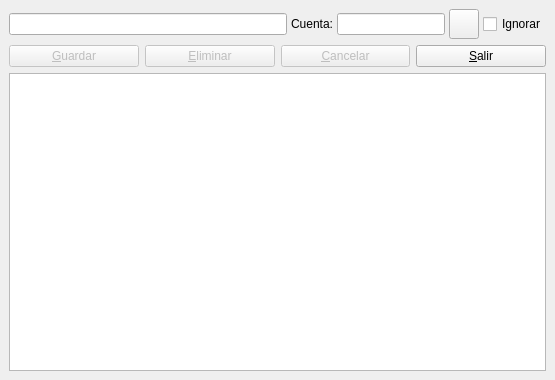
<ui version="4.0" >
 <author>José Manuel Díez Botella</author>
 <class>equivalencias</class>
 <widget class="QDialog" name="equivalencias" >
  <property name="geometry" >
   <rect>
    <x>0</x>
    <y>0</y>
    <width>555</width>
    <height>380</height>
   </rect>
  </property>
  <property name="windowTitle" >
   <string>Edición / Alta de equivalencias</string>
  </property>
  <layout class="QVBoxLayout" name="_2" >
   <property name="spacing" >
    <number>6</number>
   </property>
   <property name="margin" >
    <number>9</number>
   </property>
   <item>
    <layout class="QHBoxLayout" >
     <property name="spacing" >
      <number>4</number>
     </property>
     <property name="margin" >
      <number>0</number>
     </property>
     <item>
      <widget class="QLineEdit" name="DescripcionLineEdit" >
       <property name="sizePolicy" >
        <sizepolicy vsizetype="Fixed" hsizetype="Expanding" >
         <horstretch>0</horstretch>
         <verstretch>0</verstretch>
        </sizepolicy>
       </property>
      </widget>
     </item>
     <item>
      <widget class="QLabel" name="label" >
       <property name="sizePolicy" >
        <sizepolicy vsizetype="Preferred" hsizetype="Preferred" >
         <horstretch>0</horstretch>
         <verstretch>0</verstretch>
        </sizepolicy>
       </property>
       <property name="text" >
        <string>Cuenta:</string>
       </property>
      </widget>
     </item>
     <item>
      <widget class="QLineEdit" name="cuentaLineEdit" >
       <property name="sizePolicy" >
        <sizepolicy vsizetype="Fixed" hsizetype="Preferred" >
         <horstretch>0</horstretch>
         <verstretch>0</verstretch>
        </sizepolicy>
       </property>
       <property name="maxLength" >
        <number>40</number>
       </property>
      </widget>
     </item>
     <item>
      <widget class="QPushButton" name="buscapushButton" >
       <property name="sizePolicy" >
        <sizepolicy vsizetype="Maximum" hsizetype="Maximum" >
         <horstretch>0</horstretch>
         <verstretch>0</verstretch>
        </sizepolicy>
       </property>
       <property name="minimumSize" >
        <size>
         <width>30</width>
         <height>30</height>
        </size>
       </property>
       <property name="maximumSize" >
        <size>
         <width>30</width>
         <height>30</height>
        </size>
       </property>
       <property name="text" >
        <string/>
       </property>
       <property name="icon" >
        <iconset resource="keme.qrc" >
         <normaloff>:/images/librok-55.png</normaloff>:/images/librok-55.png</iconset>
       </property>
       <property name="shortcut" >
        <string/>
       </property>
       <property name="autoDefault" >
        <bool>false</bool>
       </property>
      </widget>
     </item>
     <item>
      <widget class="QCheckBox" name="checkBox" >
       <property name="text" >
        <string>Ignorar</string>
       </property>
      </widget>
     </item>
    </layout>
   </item>
   <item>
    <layout class="QHBoxLayout" >
     <property name="spacing" >
      <number>6</number>
     </property>
     <property name="margin" >
      <number>0</number>
     </property>
     <item>
      <widget class="QPushButton" name="BotonGuardar" >
       <property name="enabled" >
        <bool>false</bool>
       </property>
       <property name="text" >
        <string>&amp;Guardar</string>
       </property>
       <property name="icon" >
        <iconset resource="keme.qrc" >
         <normaloff>:/images/librok-4.png</normaloff>:/images/librok-4.png</iconset>
       </property>
       <property name="default" >
        <bool>true</bool>
       </property>
      </widget>
     </item>
     <item>
      <widget class="QPushButton" name="BotonEliminar" >
       <property name="enabled" >
        <bool>false</bool>
       </property>
       <property name="text" >
        <string>&amp;Eliminar</string>
       </property>
       <property name="icon" >
        <iconset resource="keme.qrc" >
         <normaloff>:/images/librok-17.png</normaloff>:/images/librok-17.png</iconset>
       </property>
       <property name="autoDefault" >
        <bool>false</bool>
       </property>
      </widget>
     </item>
     <item>
      <widget class="QPushButton" name="BotonCancelar" >
       <property name="enabled" >
        <bool>false</bool>
       </property>
       <property name="text" >
        <string>&amp;Cancelar</string>
       </property>
       <property name="icon" >
        <iconset resource="keme.qrc" >
         <normaloff>:/images/librok-7.png</normaloff>:/images/librok-7.png</iconset>
       </property>
       <property name="autoDefault" >
        <bool>false</bool>
       </property>
      </widget>
     </item>
     <item>
      <widget class="QPushButton" name="BotonSalir" >
       <property name="text" >
        <string>&amp;Salir</string>
       </property>
       <property name="icon" >
        <iconset resource="keme.qrc" >
         <normaloff>:/images/librok-52.png</normaloff>:/images/librok-52.png</iconset>
       </property>
       <property name="autoDefault" >
        <bool>false</bool>
       </property>
      </widget>
     </item>
    </layout>
   </item>
   <item>
    <widget class="QTableView" name="tabla" />
   </item>
  </layout>
 </widget>
 <resources>
  <include location="keme.qrc" />
 </resources>
 <connections>
  <connection>
   <sender>BotonSalir</sender>
   <signal>clicked()</signal>
   <receiver>equivalencias</receiver>
   <slot>accept()</slot>
   <hints>
    <hint type="sourcelabel" >
     <x>372</x>
     <y>85</y>
    </hint>
    <hint type="destinationlabel" >
     <x>420</x>
     <y>107</y>
    </hint>
   </hints>
  </connection>
 </connections>
</ui>
